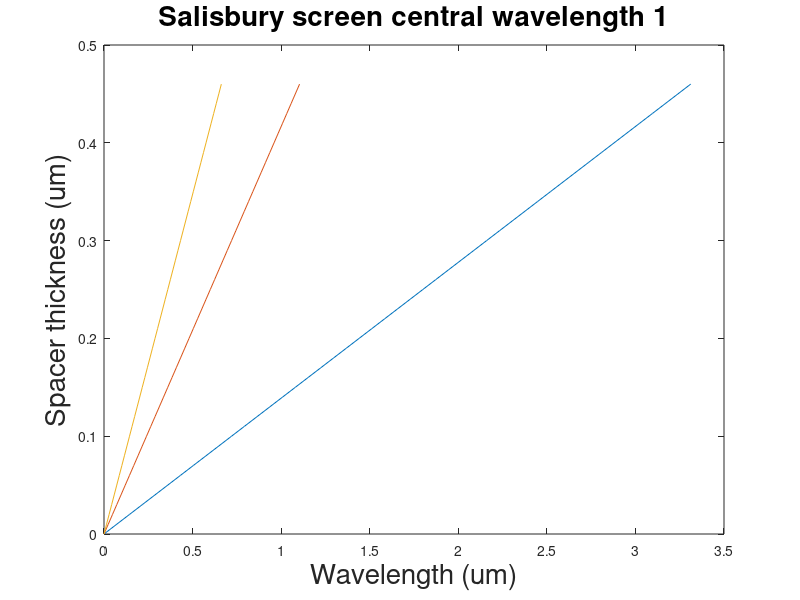

Write the MATLAB code that produced this figure. (Note: this script raises an error after producing the figure.)
%Matlab code that calculates the wavelength of destructive interference in a Salisbury screen for a given spacer width:
% ********************************************************* 
%Testing now:
% ********************************************************* 
%write
% ********************************************************* 
% Salisbury screen
% ********************************************************* 
clc
clear all;
% ********************************************************* 
% Code options
% ********************************************************* 
test=1;
set=1;% 1 change ds, 2 change dig, 3 ns
datac=1;%1 enables data save 
nig=0;%refractive index of ion gel
ns=1.8;%refractive index of spacer 
dig=0;%thickness of ion gel in um 
ds=0:0.01:0.462;%thickness of ion gel in um 
nn=1:2:6;%order
lrange=1:0.1:2;%wavelength range in um
% ********************************************************* % Output file names
% *********************************************************
if set==1
    nig=0;%refractive index of ion gel
    ns=1.8;%refractive index of spacer
    dig=0;%thickness of ion gel in um
    l=zeros(length(ds),length(nn));
    for i=1:length(ds)
        for j=1:length(nn)
            l(i,j)=((4*ns*ds(i)+4*nig*dig)/nn(j));
        end
    end
figure;
GraphTitle = ('Salisbury screen central wavelength 1'); plot(l,ds)
xlabel ('Wavelength (um)','FontSize',20);
ylabel ('Spacer thickness (um)','FontSize',20); title(GraphTitle,'FontSize',20);
saveas (gcf,GraphTitle,'fig');
%cd('data')
    if datac==1
        data=table(l,ds');
        writetable(data)% save data
    end
elseif set==2
    nig=1.42;%refractive index of ion gel
    ns=1.42;%refractive index of spacer
    ds=0.12;
    l=zeros(length(dig),length(nn));
    for i=1:length(dig)
        for j=1:length(nn)
            l(i,j)=((4*ns*ds+4*nig*dig(i)))/nn(j);
        end
    end
figure;
GraphTitle = ('Salisbury screen central wavelength 2'); plot(l,dig)
xlabel ('Wavelength (um)','FontSize',20);
ylabel ('Ion gel thickness (um)','FontSize',20); title(GraphTitle,'FontSize',20);
%saveas (gcf,GraphTitle,'fig');
    if datac==1
        data=table(l,dig');
        writetable(data)% save data
    end
    else
    for i=1:length(ns)
        for j=1:length(nn)
            l(i,j)=((4*ns(i)*ds+4*nig*dig))/nn(j);
        end
    end
figure;
GraphTitle = ('Salisbury screen central wavelength 3'); plot(l,ns)
xlabel ('Wavelength (um)','FontSize',20);
ylabel ('Spacer refractive index (um)','FontSize',20); title(GraphTitle,'FontSize',20);
saveas (gcf,GraphTitle,'fig');
    if datac==1
        data=table(l,ns');
        writetable(data)% save data
    end
end
if test==5
clear all
nSiO2=1/1.42;
nITO=1/1.8;
thickness_SiO2=0.015;
Thickness_ITO=nITO.*thickness_SiO2/nSiO2;
plot_range=0:0.00625:0.45;
plot_range2=plot_range+Thickness_ITO;
end